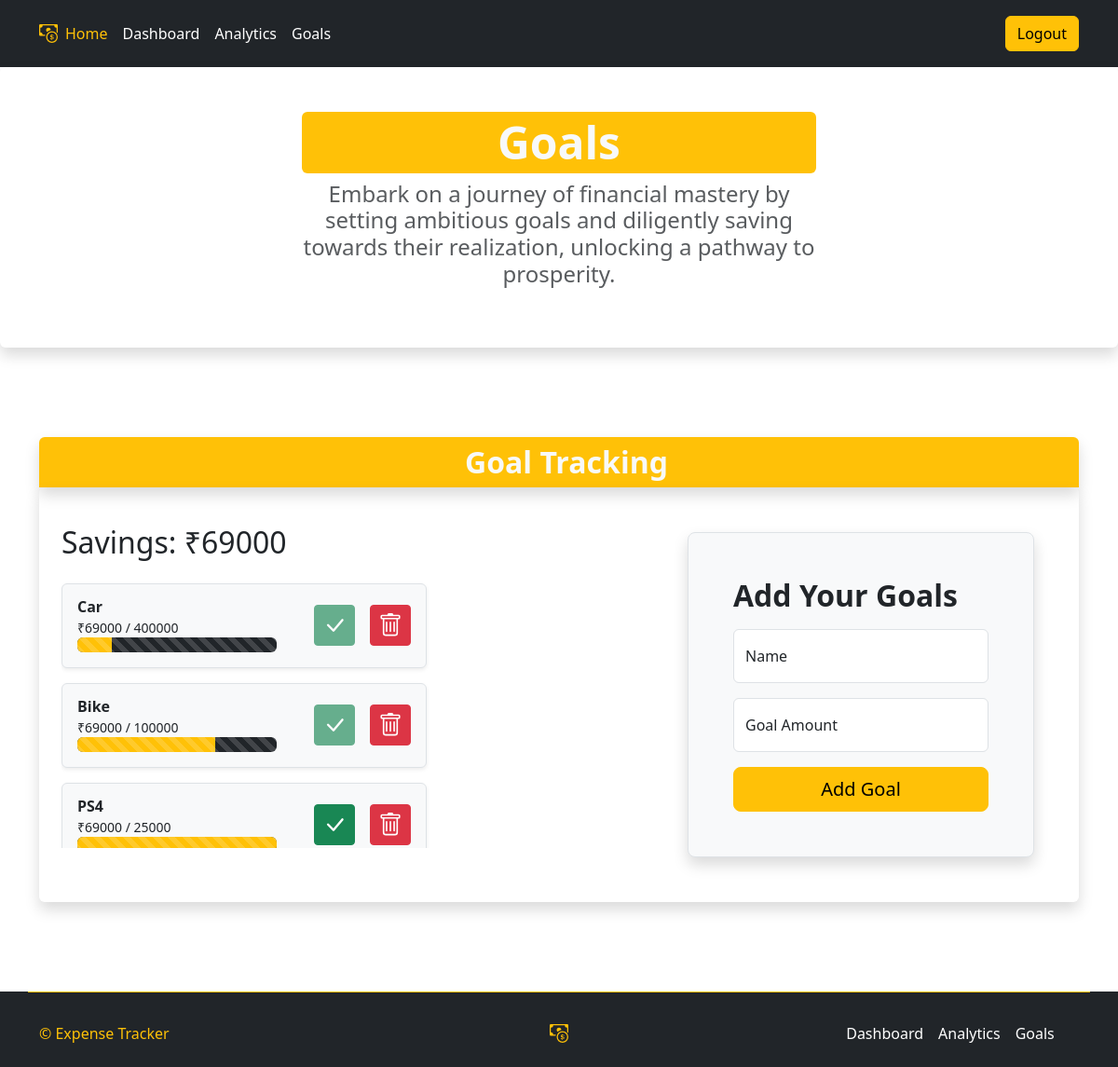
Page /goals (signed in) on the committed database.
### main.py (models this page shows, shortened)
class User(db.Model, UserMixin):
    __tablename__ = 'user'
    id: db.Mapped[int] = db.mapped_column(primary_key=True)
    username = db.Column(db.String(80), nullable=False)
    email = db.Column(db.String(120), unique=True, nullable=False)
    password = db.Column(db.String(50), nullable=False)
    monthly_expense = db.Column(db.Integer, default=0)
    monthly_budget = db.Column(db.Integer, default=0)
    total_expense = db.Column(db.Integer, default=0)
    total_goals = db.Column(db.Integer, default=0)
    savings = db.Column(db.Integer, default=0)
    expense: db.Mapped[List["Expense"]] = db.relationship(back_populates="user")
    goals: db.Mapped[List["Goals"]] = db.relationship(back_populates="user")

class Goals(db.Model, UserMixin):
    __table_name__ = 'goals'
    id: db.Mapped[int] = db.mapped_column(primary_key=True)
    name = db.Column(db.String(50), nullable=False)
    amount = db.Column(db.Integer, nullable=False)
    user: db.Mapped["User"] = db.relationship(back_populates="goals")
    user_id: db.Mapped[int] = db.mapped_column(db.ForeignKey("user.id"))

### main.py (the view, shortened to what this page needs)
@app.route('/goals', methods=['POST', 'GET'])
@login_required
def goals():
    current_user.savings += update_savings()
    db.session.commit()
    all_goals = db.session.execute(db.Select(Goals).where(Goals.user_id == current_user.id)).scalars()
    return render_template('goals.html', user=current_user, goals=all_goals)

### main.py (called while the page is built, shortened)
def update_savings():
    global last_updated_date
    savings = 0
    date = datetime.datetime.today()
    if last_updated_date == date:
        return 0

@login_manager.user_loader
def load_user(user_id):
    return db.session.execute(db.select(User).where(User.id == user_id)).scalar()

### templates/goals.html (shortened to what this page needs)
{% extends 'header.html' %}
{% block content %}
<div class="p-3 p-md-5 mx-0 text-center shadow rounded mb-5">
  <div class="col-md-6 mx-auto">
    <h5 class="display-5 fw-bold text-light bg-warning p-1 rounded">Goals</h5>
    <h4 class="fw-normal text-muted mb-3">Embark on a journey of financial mastery by setting ambitious goals and diligently saving towards their realization, unlocking a pathway to prosperity.</h4>
  </div>
</div>
<div class="container mx-auto py-5 my-5">
  <h2 class="fw-bold bg-warning p-2 mb-0 rounded-top ps-4 text-center text-light shadow">Goal Tracking</h2>
  <div class="d-flex flex-row shadow rounded mt-0">
    <form data-sb-form-api-token="API_TOKEN" action="{{ url_for('goals') }}" class="ms-4 col" method="post">
      <h2 class="mt-4 pt-3">Savings: ₹{{ current_user.savings }}</h2>
        <div class="overflow-y-scroll" style="max-height:300px">
          {% for goal in goals: %}
            <div class="list-group-item d-flex gap-3 my-3 p-2 px-3 border rounded shadow-sm col-7 bg-body-tertiary ">
              <span class="pt-1 form-checked-content flex-grow-1 pb-2">
                <strong>{{ goal.name }}</strong>
                <small class="d-block">₹{{ current_user.savings }} / {{ goal.amount }}</small>
                <span class="progress progress-bar-striped w-100 bg-dark">
                  <span class="progress-bar progress-bar-striped" role="progressbar" style="width: {{ (current_user.savings/goal.amount)*100 }}%; background-color: #ffc107"></span>
                </span>
              </span>
              <div class="d-flex align-items-center ms-4">
                {% if current_user.savings > goal.amount %}
                  <button class="btn btn-success p-2 btn-sm" name="done" value="{{ goal.id }}" type="submit">
                    <svg xmlns="http://www.w3.org/2000/svg" width="26" height="26" fill="currentColor" class="bi bi-check-lg" viewBox="0 0 16 16">
                      <path d="M12.736 3.97a.733.733 0 0 1 1.047 0c.286.289.29.756.01 1.05L7.88 12.01a.733.733 0 0 1-1.065.02L3.217 8.384a.757.757 0 0 1 0-1.06.733.733 0 0 1 1.047 0l3.052 3.093 5.4-6.425z"/>
                    </svg>
                  </button>
                {% else %}
                  <button class="btn btn-success p-2 btn-sm" name="done" value="{{ goal.id }}" type="submit" disabled>
                    <svg xmlns="http://www.w3.org/2000/svg" width="26" height="26" fill="currentColor" class="bi bi-check-lg" viewBox="0 0 16 16">
                      <path d="M12.736 3.97a.733.733 0 0 1 1.047 0c.286.289.29.756.01 1.05L7.88 12.01a.733.733 0 0 1-1.065.02L3.217 8.384a.757.757 0 0 1 0-1.06.733.733 0 0 1 1.047 0l3.052 3.093 5.4-6.425z"/>
                    </svg>
                  </button>
                {% endif %}
                <button class="btn btn-danger ms-3 p-2 btn-sm" name="delete" value="{{ goal.id }}" type="submit">
                </button>
              </div>
            </div>
          {% else %}
            <span class="pt-1 form-checked-content flex-grow-1">
              <strong>{{ goal.name }}</strong>
              <small class="d-block">₹10000 / {{ goal.amount }}</small>
            </span>
          {% endfor %}
        </div>
    </form>
    <div class="col-4 me-5 py-5">
      <form class="p-4 p-md-5 border rounded-3 bg-body-tertiary shadow" action="{{ url_for('add_goal') }}" method="post">
        <h2 class="pb-2 fw-bold">Add Your Goals</h2>
        <div class="form-floating mb-3">
          <input autocomplete="off" id="name" name="name" type="text" class="form-control mb-2" placeholder="Name" required>
          <label for="name">Name</label>
        </div>
        <div class="form-floating mb-3">
          <input name="amount" autocomplete="off" id="amount" class="form-control dropdown-toggle" type="number" data-bs-toggle="dropdown" aria-expanded="false" value="" placeholder="Amount" required>
          <label for="amount" id="iamount">Goal Amount</label>
        </div>
        <button class="w-100 btn btn-lg btn-warning" type="submit">Add Goal</button>
      </form>
    </div>
  </div>
</div>
{% include 'footer.html' %}
{% endblock %}

### rows in the picture
User: savings "69000"
Goals: name "Car", amount "400000", {{ goal.id }} 1 (drawn)
Goals: name "Bike", amount "100000", {{ goal.id }} 4 (drawn)
Goals: name "PS4", amount "25000", {{ goal.id }} 5 (drawn)
